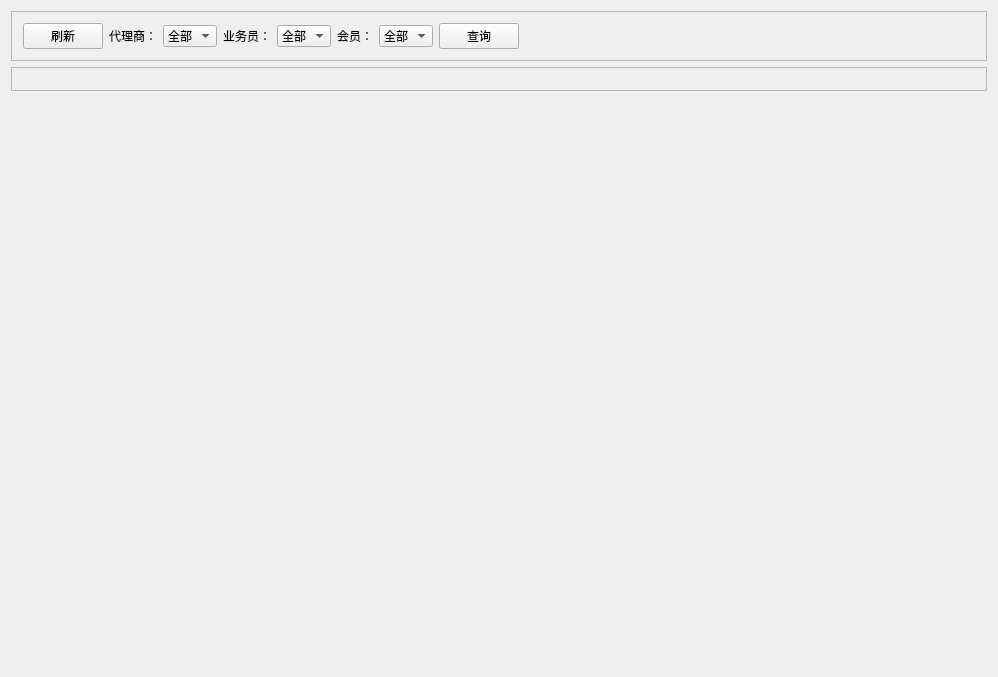
<?xml version="1.0" encoding="UTF-8"?>
<ui version="4.0">
 <class>Widget_User_Position</class>
 <widget class="QWidget" name="Widget_User_Position">
  <property name="geometry">
   <rect>
    <x>0</x>
    <y>0</y>
    <width>998</width>
    <height>677</height>
   </rect>
  </property>
  <property name="windowTitle">
   <string>Widget_User_Position</string>
  </property>
  <layout class="QVBoxLayout" name="verticalLayout">
   <item>
    <widget class="QFrame" name="frame_Bar">
     <property name="frameShape">
      <enum>QFrame::StyledPanel</enum>
     </property>
     <property name="frameShadow">
      <enum>QFrame::Raised</enum>
     </property>
     <layout class="QGridLayout" name="gridLayout">
      <item row="0" column="0">
       <widget class="QPushButton" name="pushButton_Flush">
        <property name="text">
         <string>刷新</string>
        </property>
       </widget>
      </item>
      <item row="0" column="2">
       <widget class="QComboBox" name="comboBox_Agents">
        <item>
         <property name="text">
          <string>全部</string>
         </property>
        </item>
       </widget>
      </item>
      <item row="0" column="3">
       <widget class="QLabel" name="label_Clerk">
        <property name="text">
         <string>业务员：</string>
        </property>
       </widget>
      </item>
      <item row="0" column="4">
       <widget class="QComboBox" name="comboBox_Clerk">
        <item>
         <property name="text">
          <string>全部</string>
         </property>
        </item>
       </widget>
      </item>
      <item row="0" column="1">
       <widget class="QLabel" name="label_Agent">
        <property name="text">
         <string>代理商：</string>
        </property>
       </widget>
      </item>
      <item row="0" column="5">
       <widget class="QLabel" name="label_Vip">
        <property name="text">
         <string>会员：</string>
        </property>
       </widget>
      </item>
      <item row="0" column="6">
       <widget class="QComboBox" name="comboBox_Vip">
        <item>
         <property name="text">
          <string>全部</string>
         </property>
        </item>
       </widget>
      </item>
      <item row="0" column="7">
       <widget class="QPushButton" name="pushButton_Query">
        <property name="text">
         <string>查询</string>
        </property>
       </widget>
      </item>
      <item row="0" column="8">
       <spacer name="horizontalSpacer">
        <property name="orientation">
         <enum>Qt::Horizontal</enum>
        </property>
        <property name="sizeHint" stdset="0">
         <size>
          <width>40</width>
          <height>20</height>
         </size>
        </property>
       </spacer>
      </item>
     </layout>
    </widget>
   </item>
   <item>
    <widget class="QFrame" name="frame_Content">
     <property name="frameShape">
      <enum>QFrame::StyledPanel</enum>
     </property>
     <property name="frameShadow">
      <enum>QFrame::Raised</enum>
     </property>
     <layout class="QGridLayout" name="gridLayout_2">
      <item row="0" column="0">
       <widget class="Widget_DataGrid_Pa" name="widget_DataGrid" native="true"/>
      </item>
     </layout>
    </widget>
   </item>
   <item>
    <spacer name="verticalSpacer">
     <property name="orientation">
      <enum>Qt::Vertical</enum>
     </property>
     <property name="sizeHint" stdset="0">
      <size>
       <width>20</width>
       <height>40</height>
      </size>
     </property>
    </spacer>
   </item>
  </layout>
 </widget>
 <layoutdefault spacing="6" margin="11"/>
 <customwidgets>
  <customwidget>
   <class>Widget_DataGrid_Pa</class>
   <extends>QWidget</extends>
   <header>corewidgets/widget_datagrid_pa.h</header>
   <container>1</container>
  </customwidget>
 </customwidgets>
 <resources/>
 <connections/>
</ui>
